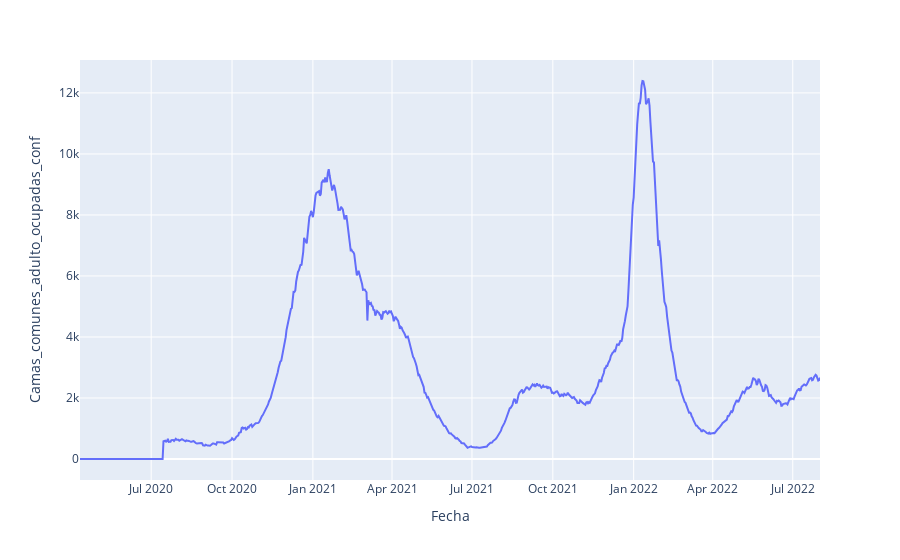

Notebook cell for this chart:
### Code cell
# Grafico
figura2 = px.line(df_fechas_NY, x= 'Fecha', y= 'Camas_comunes_adulto_ocupadas_conf')
figura2.show()

### Figure 1 — Plotly figure (JSON) as saved in the notebook; plotly's stock layout.template omitted (floating-point values rounded to 4 significant figures; data arrays with more than 128 entries replaced by an {"elided": "..."} marker saying what was removed)
{"data": [{"hovertemplate": "Fecha=%{x}<br>Camas_comunes_adulto_ocupadas_conf=%{y}<extra></extra>", "legendgroup": "", "line": {"color": "#636efa", "dash": "solid"}, "marker": {"symbol": "circle"}, "mode": "lines", "name": "", "orientation": "v", "showlegend": false, "type": "scatter", "x": {"elided": "832 str values"}, "xaxis": "x", "y": {"elided": "832 int values"}, "yaxis": "y"}], "layout": {"legend": {"tracegroupgap": 0}, "margin": {"t": 60}, "xaxis": {"anchor": "y", "domain": [0, 1], "title": {"text": "Fecha"}}, "yaxis": {"anchor": "x", "domain": [0, 1], "title": {"text": "Camas_comunes_adulto_ocupadas_conf"}}}}
